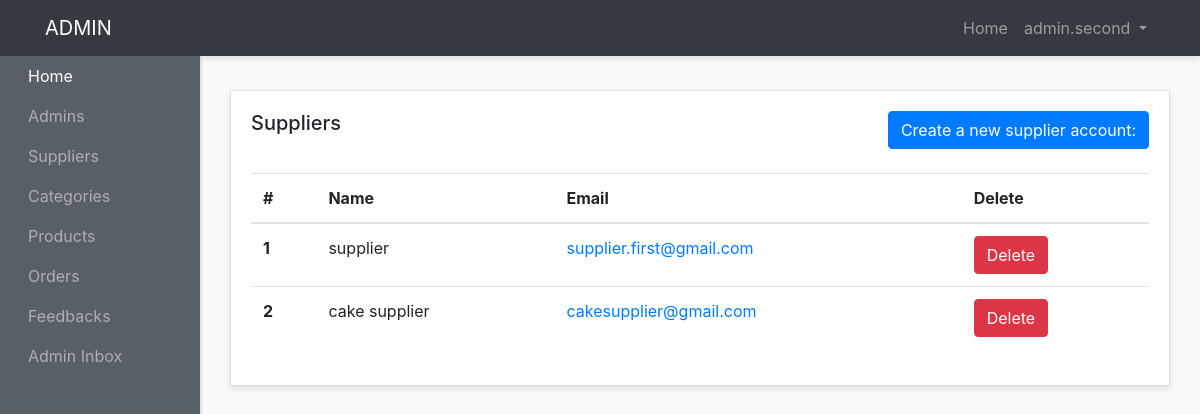
Page /admin-panel/suppliers-admin/show-suppliers.php (signed in) on the committed database.
### tables this page shows
CREATE TABLE `suppliers` (
  `id` int(11) NOT NULL,
  `suppliername` varchar(200) NOT NULL,
  `email` varchar(200) NOT NULL,
  `password` varchar(200) NOT NULL
);

### admin-panel/suppliers-admin/show-suppliers.php (the view, shortened to what this page needs)
<?php require("../layouts/header.php")?>
<?php require("../../config/config.php")?>
<?php
$categories=$conn-> query("SELECT* FROM suppliers");
$categories->execute();
$allCategories=$categories->fetchAll(PDO::FETCH_OBJ);
?>
          <div class="row">
        <div class="col">
          <div class="card">
            <div class="card-body">
              <h5 class="card-title mb-4 d-inline">Suppliers</h5>
             <a  href="<?php echo ADMINURL;?>/suppliers-admin/create-supplier.php" class="btn btn-primary mb-4 text-center float-right">Create a new supplier account:</a>
              <table class="table">
                <thead>
                  <tr>
                    <th scope="col">#</th>
                    <th scope="col">Name</th>
                    <th scope="col">Email</th>
                    <th scope="col">Delete</th>
                  </tr>
                </thead>
                <tbody>
                  <?php
                  $counter=1;
                  foreach($allCategories as $category):?>
                  <tr>
                    <th scope="row"><?php echo $counter++;?></th>
                    <td><?php echo $category->suppliername;?></td>
                    <td><a href="mailto:<?php echo $category->email;?>" target="_blank"><?php echo $category->email;?></a></td>
                    <td><a href="delete-supplier.php?id=<?php echo $category->id;?>" class="btn btn-danger  text-center ">Delete </a></td>
                </tr>
                <?php endforeach;?>
                </tbody>
              </table>
            </div>
          </div>
        </div>
      </div>
      <?php require("../layouts/footer.php")?>

### admin-panel/styles/style.css (style rules this page uses)
body { background:#f9f9f9; }
.card { margin-bottom: 15px; border-radius:0; box-shadow: 0 3px 5px rgba(0,0,0,.1); }

### rows in the picture
suppliers: suppliername "supplier", email "supplier.first@gmail.com"
suppliers: suppliername "cake supplier", email "cakesupplier@gmail.com"

### other values in the picture
$_SESSION['adminname'] "admin.second"
